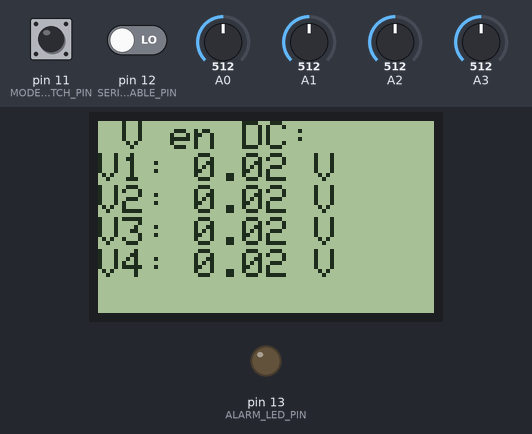
The sketch below on a simulated Arduino Uno, built with avr-gcc and run on an emulated ATmega328P. Shown: 84×48 one-colour display, output pins drawn as LEDs (lit = HIGH). The test bench sets the inputs (shaded band); at power-on: pin 11 (MODE_SWITCH_PIN) LOW, A0 = 512, A1 = 512, A2 = 512, pin 12 (SERIAL_ENABLE_PIN) LOW, A3 = 512. What the sketch prints to the serial monitor is not drawn.

Above: at 1.9 s.
2.0 s: pin 11 (MODE_SWITCH_PIN) pulled HIGH for 1.3 s
At 3.0 s:
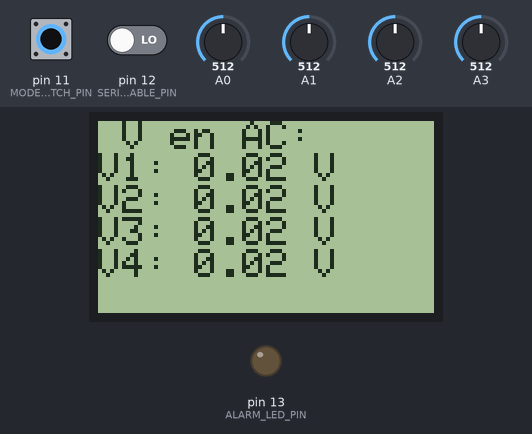
5.2 s: A0 set to 95
At 7.0 s:
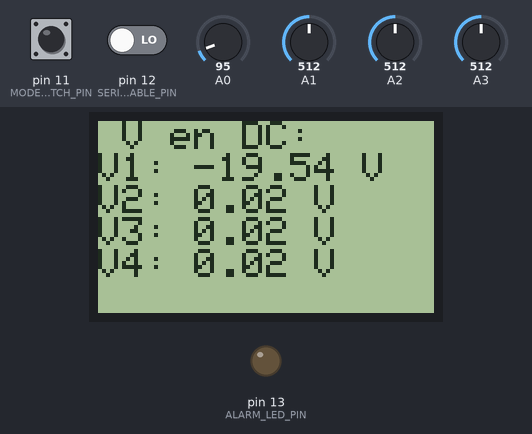
7.4 s: A0 set to 81
At 10.1 s:
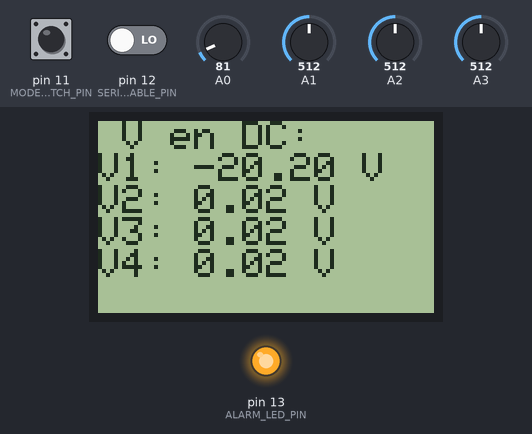
10.5 s: pin 11 (MODE_SWITCH_PIN) pulled HIGH for 1.3 s
At 12.5 s:
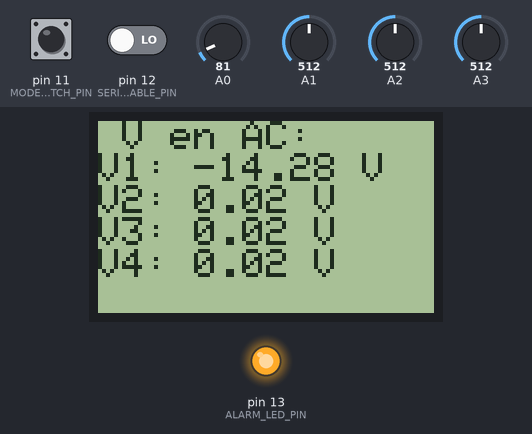
14.2 s: A1 set to 716
At 15.9 s:
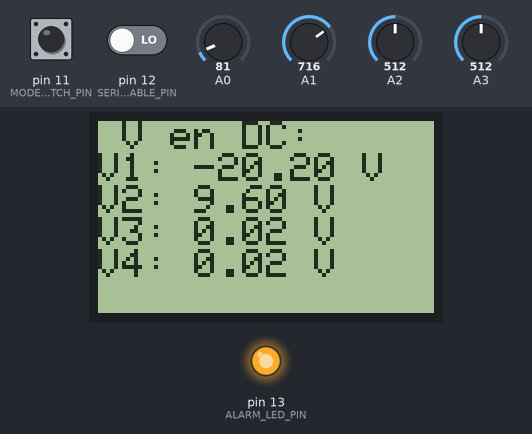
16.3 s: A2 set to 716
At 18.2 s:
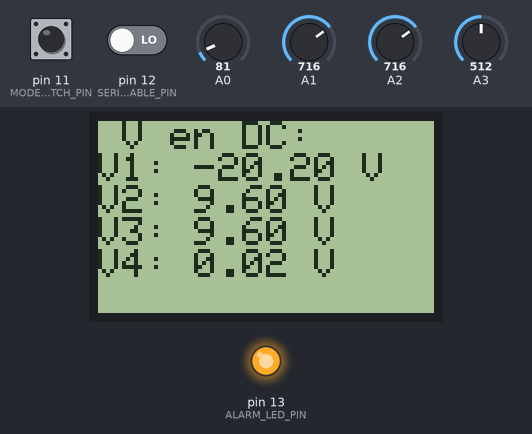
Timing chart, 0 to 19.5 s (numbered marks = the images above; inputs shaded):
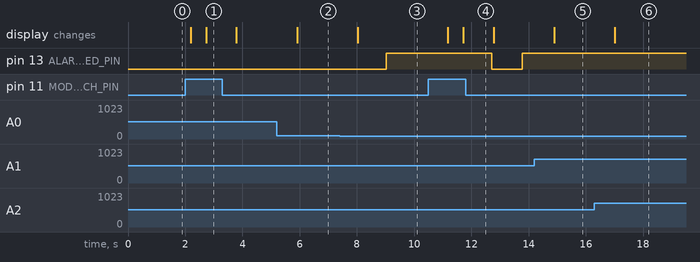

Measured:
- the behaviour switches between 86 and 85 on A0 (found by bisection; images 2 and 3)
- after the input at 2.0 s, the display: first changes after 0.19 s (image 1 shows a later state)
- after the input at 5.2 s, the display: changes after 0.71 s (image 2)
- after the input at 7.4 s, pin 13 (ALARM_LED_PIN): LOW → HIGH after 1.6 s; the display: changes after 0.63 s (image 3)
- after the input at 10.5 s, pin 13 (ALARM_LED_PIN): HIGH → LOW after 2.2 s, → HIGH 1.1 s later; the display: first changes after 0.67 s (image 4 shows a later state)
- after the input at 14.2 s, the display: changes after 0.70 s (image 5)
- after the input at 16.3 s, the display: changes after 0.72 s (image 6)

The sketch:

MedidorTension.ino
```cpp
#include <PCD8544.h>
#include <math.h>

// Pines analógicos para los cuatro canales de medición
static const byte CanalV1 = A0;
static const byte CanalV2 = A1;
static const byte CanalV3 = A2;
static const byte CanalV4 = A3;

// Pines digitales de control
static const byte ALARM_LED_PIN     = 13;  // LED que indica sobre/subvoltaje
static const byte SERIAL_ENABLE_PIN = 12;  // Switch que habilita la salida por USART
static const byte MODE_SWITCH_PIN   = 11;   // Switch que selecciona modo DC (LOW) o AC (HIGH)

// Pines de la pantalla LCD PCD8544 (según asignación de tu compañero)
#define PIN_SCLK  2  // Reloj de SPI
#define PIN_DIN   4  // Datos de SPI
#define PIN_DC    7  // Indicador Data/Command
#define PIN_CE    8  // Chip Enable
#define PIN_RST   9  // Reset del display

// Objeto para controlar la pantalla LCD
PCD8544 lcd(PIN_SCLK, PIN_DIN, PIN_DC, PIN_RST, PIN_CE);

// Variables de medición
float V1, V2, V3, V4;

// Prototipos de funciones
bool leerCanalDC(int pinCanal, float &salidaVar);
bool leerCanalAC(int pinCanal, float &salidaVar, int muestras = 1000);

void setup() {
  // Inicializa la pantalla con resolución 84×48 y contraste medio
  lcd.begin(84, 48);
  lcd.setContrast(60);
  lcd.clear();

  // Inicia la comunicación serial a 9600 baudios
  Serial.begin(9600);

  // Configura los pines de control como entradas o salidas
  pinMode(ALARM_LED_PIN,     OUTPUT);  // Salida para el LED de alarma
  pinMode(SERIAL_ENABLE_PIN, INPUT);   // Entrada del switch de habilitación serial
  pinMode(MODE_SWITCH_PIN,   INPUT);   // Entrada del switch AC/DC
}

void loop() {
  bool isDC    = (digitalRead(MODE_SWITCH_PIN) == LOW);  // LOW => DC
  bool sendCSV = (digitalRead(SERIAL_ENABLE_PIN) == LOW);
  bool errorFlag = false;

    // Limpia y e inicializa la pantalla
    lcd.clear();
    lcd.setCursor(0, 0);
    // Lectura de canales y elección del título del LCD
    if (isDC) {
      lcd.print(" V en DC:");
      errorFlag |= leerCanalDC(CanalV1, V1);
      errorFlag |= leerCanalDC(CanalV2, V2);
      errorFlag |= leerCanalDC(CanalV3, V3);
      errorFlag |= leerCanalDC(CanalV4, V4);
      // Imprimimos los valores
      lcd.setCursor(0, 1);
      lcd.print("V1: "); lcd.print(V1); lcd.print(" V");

      lcd.setCursor(0, 2);
      lcd.print("V2: "); lcd.print(V2); lcd.print(" V");

      lcd.setCursor(0, 3);
      lcd.print("V3: "); lcd.print(V3); lcd.print(" V");

      lcd.setCursor(0, 4);
      lcd.print("V4: "); lcd.print(V4); lcd.print(" V");

    } else {
      lcd.print(" V en AC:");
      errorFlag |= leerCanalAC(CanalV1, V1);
      errorFlag |= leerCanalAC(CanalV2, V2);
      errorFlag |= leerCanalAC(CanalV3, V3);
      errorFlag |= leerCanalAC(CanalV4, V4);
      // Imprimimos los valores
      lcd.setCursor(0, 1);
      lcd.print("V1: "); lcd.print(V1); lcd.print(" V");

      lcd.setCursor(0, 2);
      lcd.print("V2: "); lcd.print(V2); lcd.print(" V");

      lcd.setCursor(0, 3);
      lcd.print("V3: "); lcd.print(V3); lcd.print(" V");

      lcd.setCursor(0, 4);
      lcd.print("V4: "); lcd.print(V4); lcd.print(" V");
    }

    if (sendCSV == true && isDC == true) {
      Serial.println(" V en DC:");
      Serial.print("V1: "); Serial.println(V1);
      Serial.print("V2: "); Serial.println(V2);
      Serial.print("V3: "); Serial.println(V3);
      Serial.print("V4: "); Serial.println(V4);
    } else if (sendCSV == true && isDC == false){
      Serial.println(" Vrms en AC:");
      Serial.print("V1: "); Serial.println(V1);
      Serial.print("V2: "); Serial.println(V2);
      Serial.print("V3: "); Serial.println(V3);
      Serial.print("V4: "); Serial.println(V4);
    }
    delay(1000);

    // Control del LED de alarma por sobre/subvoltaje
    if ( (V1 > 20.0) || (V2 > 20.0) ||
         (V3 > 20.0) || (V4 > 20.0) ||
         (V1 < -20.0) || (V2 < -20.0) ||
         (V3 < -20.0) || (V4 < -20.0) ) {
      digitalWrite(ALARM_LED_PIN, HIGH);
    } else {
      digitalWrite(ALARM_LED_PIN, LOW);
    }
}

// ============ Funciones ============

// Retorna true si hubo error en lectura DC
bool leerCanalDC(int pinCanal, float &salidaVar) {
  float raw = analogRead(pinCanal) * (5.0 / 1023.0);
  if (raw < 0 || raw > 5.0) {
    salidaVar = NAN;
    return true;
  }
  salidaVar = raw * (48.0 / 5.0) - 24.0;
  return false;
}

// Retorna true si hubo error en lectura AC
bool leerCanalAC(int pinCanal, float &salidaVar, int muestras) {
  float raw = 0;
  float new_raw = 0;
  for (int i = 0; i < muestras; i++) {
    new_raw = analogRead(pinCanal) * (5.0 / 1023.0);
    if (new_raw > raw){
      raw = new_raw;
    }
    if (raw == 1023){
      break;
    }
  }
  if (raw < 0 || raw > 5.0) {
    salidaVar = NAN;
    return true;
  }
  salidaVar = (raw * (48.0 / 5.0) - 24.0) / sqrt(2.0);
  return false;
}
```
